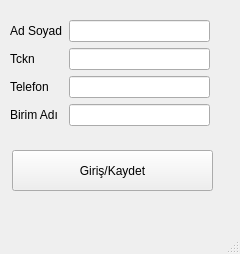
<?xml version="1.0" encoding="UTF-8"?>
<ui version="4.0">
 <class>MainWindow</class>
 <widget class="QMainWindow" name="MainWindow">
  <property name="geometry">
   <rect>
    <x>0</x>
    <y>0</y>
    <width>240</width>
    <height>254</height>
   </rect>
  </property>
  <property name="windowTitle">
   <string>Giriş Ekranı</string>
  </property>
  <widget class="QWidget" name="centralwidget">
   <widget class="QPushButton" name="pushButton">
    <property name="geometry">
     <rect>
      <x>12</x>
      <y>150</y>
      <width>201</width>
      <height>41</height>
     </rect>
    </property>
    <property name="text">
     <string>Giriş/Kaydet</string>
    </property>
   </widget>
   <widget class="QWidget" name="">
    <property name="geometry">
     <rect>
      <x>10</x>
      <y>20</y>
      <width>200</width>
      <height>111</height>
     </rect>
    </property>
    <layout class="QFormLayout" name="formLayout">
     <item row="0" column="0">
      <widget class="QLabel" name="label">
       <property name="text">
        <string>Ad Soyad</string>
       </property>
      </widget>
     </item>
     <item row="0" column="1">
      <widget class="QLineEdit" name="lineEdit_AdSoyad"/>
     </item>
     <item row="1" column="0">
      <widget class="QLabel" name="label_2">
       <property name="text">
        <string>Tckn</string>
       </property>
      </widget>
     </item>
     <item row="1" column="1">
      <widget class="QLineEdit" name="lineEdit_Tckn"/>
     </item>
     <item row="2" column="0">
      <widget class="QLabel" name="label_3">
       <property name="text">
        <string>Telefon</string>
       </property>
      </widget>
     </item>
     <item row="2" column="1">
      <widget class="QLineEdit" name="lineEdit_Telefon"/>
     </item>
     <item row="3" column="0">
      <widget class="QLabel" name="label_4">
       <property name="text">
        <string>Birim Adı</string>
       </property>
      </widget>
     </item>
     <item row="3" column="1">
      <widget class="QLineEdit" name="lineEdit_BirimAdi"/>
     </item>
    </layout>
   </widget>
  </widget>
  <widget class="QMenuBar" name="menubar">
   <property name="geometry">
    <rect>
     <x>0</x>
     <y>0</y>
     <width>240</width>
     <height>26</height>
    </rect>
   </property>
  </widget>
  <widget class="QStatusBar" name="statusbar"/>
 </widget>
 <resources/>
 <connections/>
</ui>
